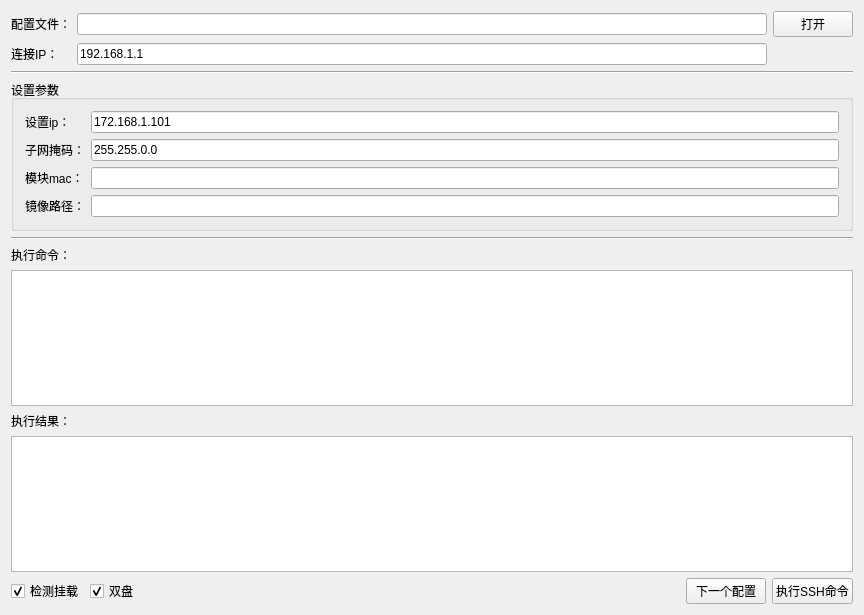
<?xml version="1.0" encoding="UTF-8"?>
<ui version="4.0">
 <class>initnetworkdiskmodel</class>
 <widget class="QWidget" name="initnetworkdiskmodel">
  <property name="enabled">
   <bool>true</bool>
  </property>
  <property name="geometry">
   <rect>
    <x>0</x>
    <y>0</y>
    <width>864</width>
    <height>615</height>
   </rect>
  </property>
  <property name="windowTitle">
   <string>setdiskmodel</string>
  </property>
  <layout class="QVBoxLayout" name="verticalLayout_2">
   <item>
    <layout class="QGridLayout" name="gridLayout">
     <item row="0" column="0">
      <widget class="QLabel" name="label_6">
       <property name="text">
        <string>配置文件：</string>
       </property>
      </widget>
     </item>
     <item row="0" column="1">
      <widget class="QLineEdit" name="lineEdit_cfgfile">
       <property name="readOnly">
        <bool>true</bool>
       </property>
      </widget>
     </item>
     <item row="0" column="2">
      <widget class="QPushButton" name="pushButton_open">
       <property name="text">
        <string>打开</string>
       </property>
      </widget>
     </item>
     <item row="1" column="0">
      <widget class="QLabel" name="label">
       <property name="text">
        <string>连接IP：</string>
       </property>
      </widget>
     </item>
     <item row="1" column="1">
      <widget class="QLineEdit" name="lineEdit_conip">
       <property name="text">
        <string>192.168.1.1</string>
       </property>
      </widget>
     </item>
    </layout>
   </item>
   <item>
    <widget class="Line" name="line">
     <property name="orientation">
      <enum>Qt::Horizontal</enum>
     </property>
    </widget>
   </item>
   <item>
    <widget class="QGroupBox" name="groupBox">
     <property name="title">
      <string>设置参数</string>
     </property>
     <layout class="QGridLayout" name="gridLayout_2">
      <item row="0" column="0">
       <widget class="QLabel" name="label_8">
        <property name="text">
         <string>设置ip：</string>
        </property>
       </widget>
      </item>
      <item row="0" column="1">
       <widget class="QLineEdit" name="lineEdit_setip">
        <property name="text">
         <string>172.168.1.101</string>
        </property>
        <property name="readOnly">
         <bool>true</bool>
        </property>
       </widget>
      </item>
      <item row="3" column="0">
       <widget class="QLabel" name="label_7">
        <property name="text">
         <string>镜像路径：</string>
        </property>
       </widget>
      </item>
      <item row="3" column="1">
       <widget class="QLineEdit" name="lineEdit_imgpath">
        <property name="readOnly">
         <bool>true</bool>
        </property>
       </widget>
      </item>
      <item row="1" column="1">
       <widget class="QLineEdit" name="lineEdit_mask">
        <property name="text">
         <string>255.255.0.0</string>
        </property>
        <property name="readOnly">
         <bool>false</bool>
        </property>
       </widget>
      </item>
      <item row="2" column="1">
       <widget class="QLineEdit" name="lineEdit_mac">
        <property name="readOnly">
         <bool>true</bool>
        </property>
       </widget>
      </item>
      <item row="1" column="0">
       <widget class="QLabel" name="label_2">
        <property name="text">
         <string>子网掩码：</string>
        </property>
       </widget>
      </item>
      <item row="2" column="0">
       <widget class="QLabel" name="label_5">
        <property name="text">
         <string>模块mac：</string>
        </property>
       </widget>
      </item>
     </layout>
    </widget>
   </item>
   <item>
    <widget class="Line" name="line_2">
     <property name="orientation">
      <enum>Qt::Horizontal</enum>
     </property>
    </widget>
   </item>
   <item>
    <layout class="QVBoxLayout" name="verticalLayout">
     <item>
      <widget class="QLabel" name="label_3">
       <property name="text">
        <string>执行命令：</string>
       </property>
      </widget>
     </item>
     <item>
      <widget class="QTextEdit" name="textEdit_cmd"/>
     </item>
     <item>
      <widget class="QLabel" name="label_4">
       <property name="text">
        <string>执行结果：</string>
       </property>
      </widget>
     </item>
     <item>
      <widget class="QTextBrowser" name="textBrowser_result"/>
     </item>
    </layout>
   </item>
   <item>
    <layout class="QHBoxLayout" name="horizontalLayout">
     <item>
      <widget class="QCheckBox" name="checkBox_mounttest">
       <property name="enabled">
        <bool>true</bool>
       </property>
       <property name="text">
        <string>检测挂载</string>
       </property>
       <property name="checked">
        <bool>true</bool>
       </property>
      </widget>
     </item>
     <item>
      <widget class="QCheckBox" name="checkBox_doubleimg">
       <property name="enabled">
        <bool>true</bool>
       </property>
       <property name="text">
        <string>双盘</string>
       </property>
       <property name="checked">
        <bool>true</bool>
       </property>
      </widget>
     </item>
     <item>
      <spacer name="horizontalSpacer">
       <property name="orientation">
        <enum>Qt::Horizontal</enum>
       </property>
       <property name="sizeHint" stdset="0">
        <size>
         <width>277</width>
         <height>20</height>
        </size>
       </property>
      </spacer>
     </item>
     <item>
      <widget class="QPushButton" name="pushButton_next">
       <property name="text">
        <string>下一个配置</string>
       </property>
      </widget>
     </item>
     <item>
      <widget class="QPushButton" name="pushButton_exe">
       <property name="text">
        <string>执行SSH命令</string>
       </property>
      </widget>
     </item>
    </layout>
   </item>
  </layout>
 </widget>
 <layoutdefault spacing="6" margin="11"/>
 <resources/>
 <connections/>
</ui>
